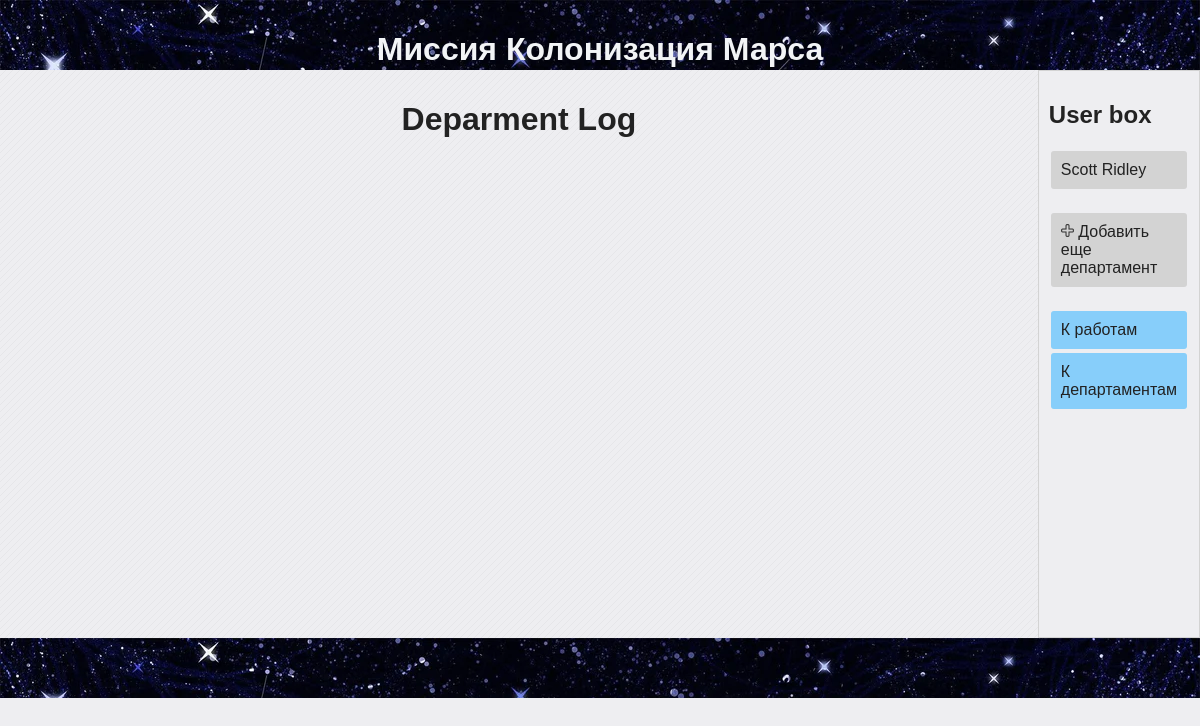
The app's page /departments (signed in), older data.
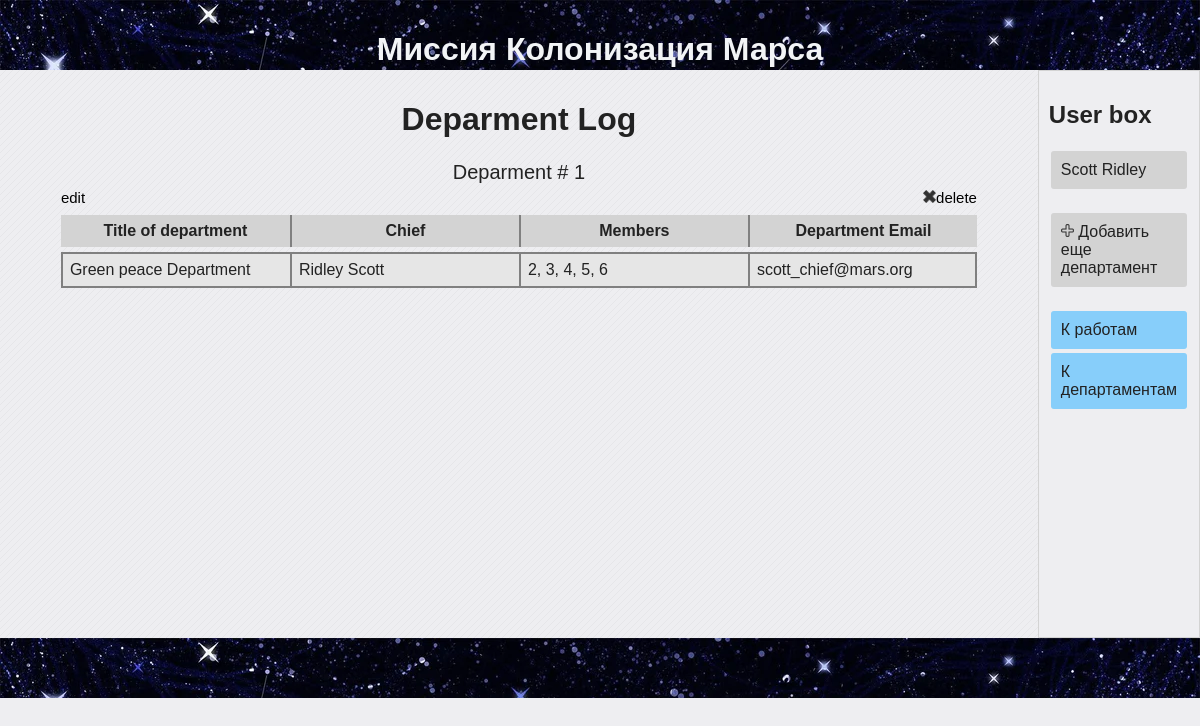
The same page, newer data.
### data/users.py (models this page shows, shortened)
class User(SqlAlchemyBase, UserMixin, SerializerMixin):
    __tablename__ = 'users'
    id = sqlalchemy.Column(sqlalchemy.Integer,
                           primary_key=True, autoincrement=True)
    surname = sqlalchemy.Column(sqlalchemy.String)
    name = sqlalchemy.Column(sqlalchemy.String)
    age = sqlalchemy.Column(sqlalchemy.Integer)
    hometown = sqlalchemy.Column(sqlalchemy.String)
    position = sqlalchemy.Column(sqlalchemy.String)
    speciality = sqlalchemy.Column(sqlalchemy.String)
    address = sqlalchemy.Column(sqlalchemy.String)
    email = sqlalchemy.Column(sqlalchemy.String,
                              index=True, unique=True)
    hashed_password = sqlalchemy.Column(sqlalchemy.String)
    modyfied_date = sqlalchemy.Column(sqlalchemy.DateTime,
                                      default=datetime.datetime.now)
    jobs = orm.relation("Jobs", back_populates='user')
    deps = orm.relation("Departments", back_populates='user')

### data/departments.py (models this page shows)
class Departments(SqlAlchemyBase, SerializerMixin):
    __tablename__ = 'departaments'
    id = sqlalchemy.Column(sqlalchemy.Integer,
                           primary_key=True, autoincrement=True)
    title = sqlalchemy.Column(sqlalchemy.String)
    chief = sqlalchemy.Column(sqlalchemy.Integer,
                              sqlalchemy.ForeignKey('users.id'))
    members = sqlalchemy.Column(sqlalchemy.String)
    email = sqlalchemy.Column(sqlalchemy.String,
                              unique=True)
    user = orm.relation('User')

### main.py (the view)
@app.route('/departments', methods=['GET', 'POST'])
def departments():
    session = db_session.create_session()
    departments = session.query(Departments).all()
    return render_template('departments_table.html', title='Departments table',
                           departments=departments)

### data/db_session.py (called while the page is built)
def create_session() -> Session:
    global __factory
    return __factory()

### main.py (called while the page is built)
@log_manager.user_loader
def load_user(user_id):
    session = db_session.create_session()
    return session.query(User).get(user_id)

### templates/departments_table.html
{% extends "base.html" %}
{% block content %}
    <h1 style="text-align: center;">Deparment Log</h1>
    {% for department in departments %}
        <table class="average-table">
            <caption>
                Deparment # {{ department.id }}
                {% if current_user.is_authenticated and (current_user == department.user or current_user.id == 1) %}
                    <div style="font-size: 15px;" class='flexbox flex_r_nowr flex_jcspacebetween_aicenter'>
                        <a href="/departments_add/{{ department.id }}">
                            <img src="/static/img/edit_icon1.png" alt="" width='13px'>edit</a>
                        <a href="/departments_del/{{ department.id }}">
                            <img src="/static/img/delete_icon1.png" alt="" width="13px">delete</a>
                    </div>
                {% endif %}
            </caption>
            <thead>
                <th>Title of department</th>
                <th>Chief</th>
                <th>Members</th>
                <th>Department Email</th>
            </thead>
            <tbody>
                <tr>
                    <td>{{ department.title }}</td>
                    <td>{{ department.user.name }} {{ department.user.surname }}</td>
                    <td>{{ department.members }}</td>
                    <td>{{ department.email }}</td>
                </tr>
            </tbody>
        </table>
    {% endfor %}
{% endblock %}
{% block userbox %}
    {% if current_user.is_authenticated %}
        <div class="flexbox flex_c_nowr">
            <a href="/departments_add" class='btn'>
                <img src="/static/img/add_icon1.png" alt="" height="13px"> Добавить еще департамент</a>
        </div>
    {% endif %}
{% endblock %}

### templates/base.html (shortened to what this page needs)
<!DOCTYPE html>
<html lang="en">
<head>
    <link rel="stylesheet" href="/static/css/style.css">
</head>
<body>
    <header class="page-header">
        <h1>Миссия Колонизация Марса</h1>
    </header>
    <main class="flexbox flex_r_nowr">
        <div class='main_content'>
            {% block content %}{% endblock %}
        </div>
        <div class='user_box flexbox flex_c_nowr'>
            <h2>User box</h2>
            <div class="flexbox flex_c_nowr">
                {% if current_user.is_authenticated %}
                    <a class="btn" href="/logout">{{ current_user.surname }} {{current_user.name }}</a>
                {% else %}
                    <a class="btn" href="/register">Зарегистрироваться</a>
                    <a class="btn" href="/login">Войти</a>
                {% endif %}
            </div>
            {% block userbox %}{% endblock %}
            <div class="flexbox flex_c_nowr usernav">
                <a href="/" class="btn">К работам</a>
                <a href="/departments" class="btn">К департаментам</a>
            </div>
        </div>
    </main>
    <footer class="page-footer"></footer>
</body>
</html>

### static/css/style.css (style rules this page uses)
body { background-color: #eeeef1; color: #222222; font-family: "Verdana", sans-serif; margin: 0; padding: 0; }
main { min-height: 568px; }
a { color: #000000; text-decoration: none; }
.page-header { background-color: #222244; background-image: url("../img/h2_bkgr.jpeg"); color: #f2f4f6; padding: 10px; height: 50px; text-align: center; }
.page-footer { background-color: #222244; background-image: url("../img/h2_bkgr.jpeg"); color: #f2f4f6; height: 40px; padding: 10px; text-align: center; }
.btn { display: block; background: lightgray; padding: 10px; margin: 2px; color: #222222; text-decoration: none; border-radius: 3px; }
.flexbox { display: flex; }
.flex_r_nowr { flex-flow: row nowrap; }
.flex_c_nowr { flex-flow: column nowrap; }
.flex_jcspacebetween_aicenter { justify-content: space-between; align-items: center; }
.user_box { border: 1px solid lightgray; padding: 10px; width: 12%; background-color: f2f4f6; }
.user_box .flexbox { margin-bottom: 20px; }
.usernav .btn { background-color: lightskyblue; }
.main_content { padding: 10px; width: 88%; }
.average-table { border-spacing: 0px 5px; margin: auto; margin-top: 20px; margin-bottom: 20px; table-layout: fixed; width: 90%; }
.average-table caption { font-size: 20px; line-height: 25px; }
.average-table th { background-color: lightgrey; border-left: 2px solid gray; padding: 7px; }
.average-table th:first-child { border-left: none; }
.average-table td { background-color: rgb(230, 230, 230); border: 2px solid gray; border-right: none; padding: 7px; }
.average-table td:last-child { border-right: 2px solid gray; }

Row changes from the older to the newer data that the page shows:
added Departments: id "1", title "Green peace Department", user.name "Ridley", user.surname "Scott", members "2, 3, 4, 5, 6", email "scott_chief@mars.org"
